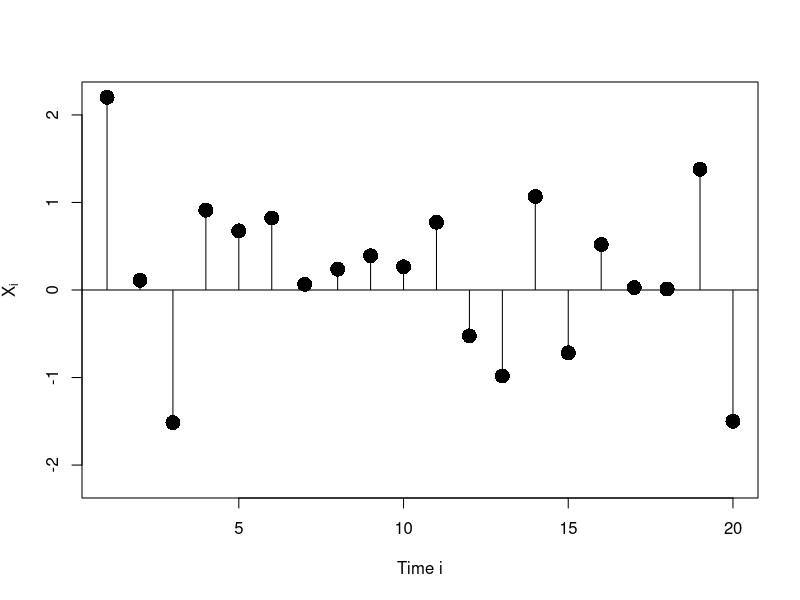
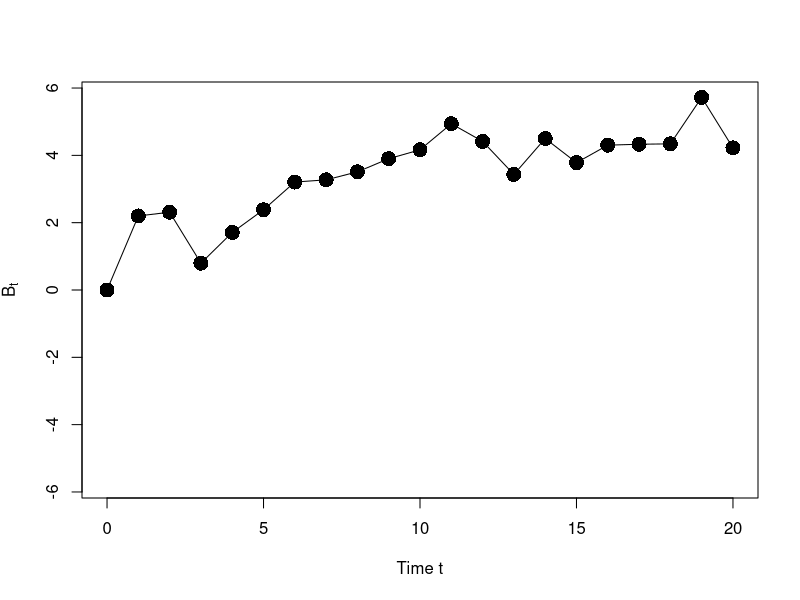

These charts were generated, in order, by the following R code:
### Simulation of Discrete Time White Noise

graphics.off()
N <- 20

X <- rnorm(N)
plot(X,pch=16,cex=2,xlab="Time i",ylab=expression(X[i]),ylim=c(-1,1)*max(abs(X)))
Xe <- c(0,X,0)

lines(rep(0:(N+1),rep(3,N+2)),rbind(rep(0,N+2),Xe,rep(0,N+2)))

dev.copy2pdf(file="simDTWN.pdf",width=8,height=5)

### Generate cumulative

S <- c(0,cumsum(X))

X11()
plot(0:N,S,pch=16,cex=2,xlab="Time t",ylab=expression(bar("B")[t]),ylim=c(-1,1)*max(abs(S)))
lines(0:N,S)
dev.copy2pdf(file="simCSWN.pdf",width=8,height=5)
